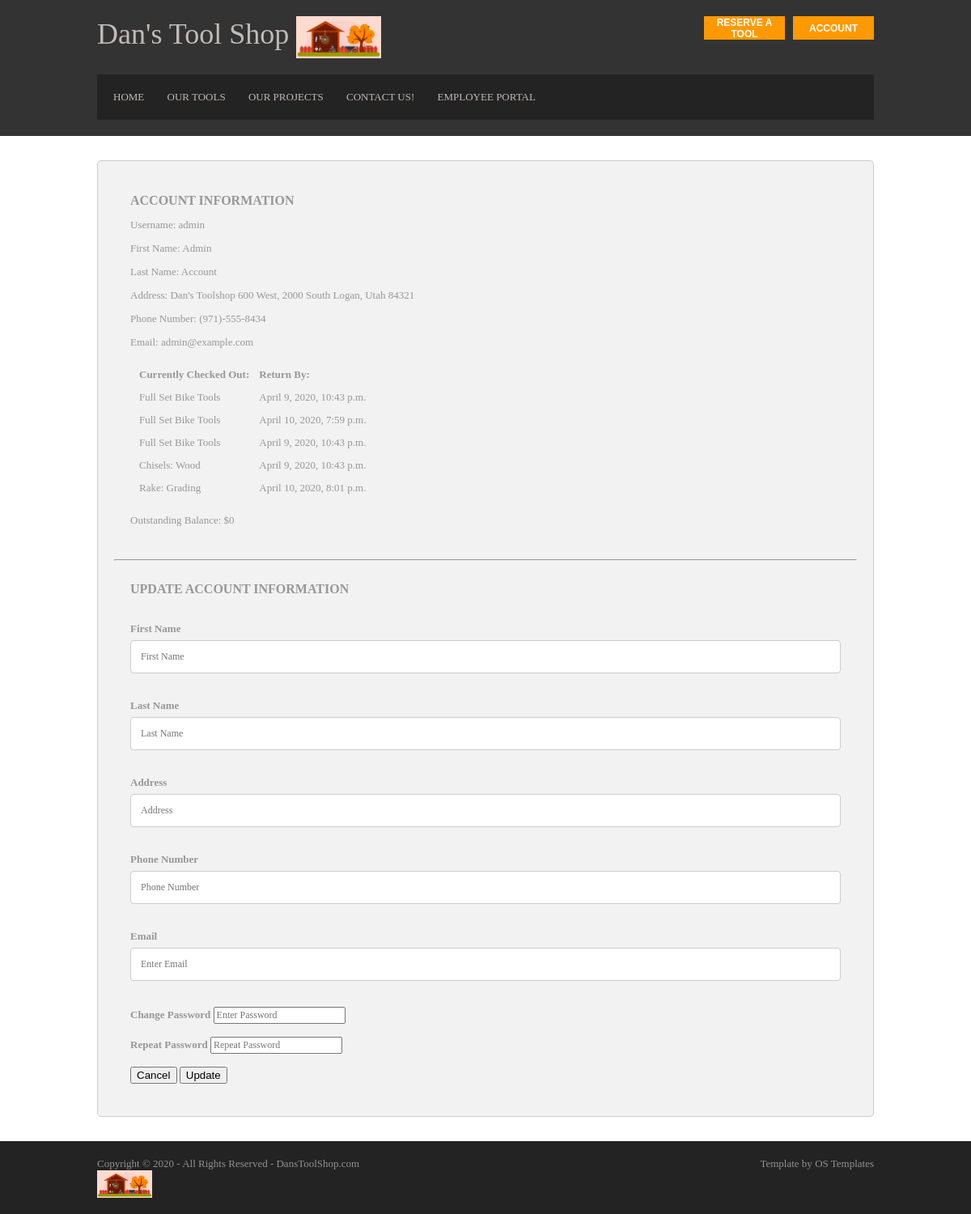
Page /Toolshop/account/ (signed in) on the committed database.
### Toolshop/models.py (models this page shows, shortened)
class CustomerInfo(models.Model):
    user = models.OneToOneField(User, on_delete=models.CASCADE)
    phone_num = models.CharField(max_length=25)
    address = models.TextField()
    this_period_paid = models.BooleanField(default=False)
    date_paid_until = models.DateTimeField(blank=True, null=True)
    num_currently_checked_out = models.PositiveIntegerField(default=0)
    current_outstanding_balance = models.PositiveIntegerField(blank=True, default=0)

class Tool(models.Model):
    name = models.CharField(max_length=100)
    category = models.CharField(max_length=100)
    times_checked_out = models.IntegerField()
    cost = models.IntegerField()
    condition = models.TextField(blank=True)  # Blank here means "Can be blank" sometimes.
    is_checked_out = models.BooleanField(default=False)
    date_checked_out = models.DateTimeField(blank=True, null=True)  # Blank\null here means "Can be blank" sometimes.
    who_checked_out = models.CharField(max_length=100, blank=True)  # Blank here means "Can be blank" sometimes.
    def get_due_date(self):
        if self.date_checked_out is None or self.date_checked_out == "":
            return False
        return self.date_checked_out + timedelta(days=7)

### Toolshop/views.py (the view)
# urls.py: path('account/', views.account_page, name='account'),
@login_required
def account_page(request):
    user = request.user
    tools_list = Tool.objects.filter(who_checked_out__contains=user.username)
    context = {
        'user': user,
        'tools_list': tools_list
    }
    return render(request, 'Toolshop/account.html', context)

### Toolshop/templates/Toolshop/account.html (shortened to what this page needs)
<!DOCTYPE html>
<html lang="en" dir="ltr">
<head>
  {% load static %}
  <link rel="stylesheet" href="{% static 'Toolshop/layout.css' %}">
</head>
<body>
<div class="wrapper row1">
  <header id="header" class="clear">
    <div id="hgroup">
      <h1><a href="{% url 'Toolshop:index' %}">Dan's Tool Shop
      <img src="{% static 'Toolshop/logo.jpg' %}" style="width:15%"></a></h1>
    </div>
      <fieldset>
        <div style="padding-right: 0px">
          <button class="menuButtons" style="height: 29.4px" "font:bold;"> <a href="{% url 'Toolshop:account' %}">Account</a> </button>
        </div>
        <div style="padding-right: 110px">
          <button class="menuButtons" style="height: 29.4px" "font:bold;"> <a href="{% url 'Toolshop:reserve' %}">Reserve a Tool</a> </button>
        </div>
      </fieldset>
    <nav>
      <ul>
        <li><a href="{% url 'Toolshop:index' %}">Home</a></li>
        <li><a href="{% url 'Toolshop:tools' %}">Our Tools</a></li>
        <li><a href="{% url 'Toolshop:projects' %}">Our Projects</a></li>
        <li><a href="{% url 'Toolshop:contact' %}">Contact Us!</a></li>
        <li><a href="{% url 'Toolshop:reports_main' %}">Employee Portal</a></li>
      </ul>
    </nav>
  </header>
</div>
<div class="wrapper row2">
  <div id="container">
    <div class="container" style="border:1px solid #ccc">
      <div class="container">
        <h1>Account Information</h1>
        <p> Username: {{user.username}}</p>
        <p> First Name: {{user.first_name}}</p>
        <p> Last Name: {{user.last_name}}</p>
        <p> Address: {{user.customerinfo.address}}</p>
        <p> Phone Number: {{user.customerinfo.phone_num}}</p>
        <p> Email: {{user.email}}</p>
        {% if tools_list %}
          <table cellspacing="10">
            <tr>
              <th>Currently Checked Out:</th>
              <th>Return By:</th>
            </tr>
              {% for tool in tools_list %}
            <tr>
              <td>{{tool.name}}</td>
              <td>{{tool.get_due_date}}</td>
            </tr>
              {% endfor %}
          </table>
		{% else %}
    		<p>No tools currently checked out.</p>
		{% endif %}
        <p>Outstanding Balance: ${{user.customerinfo.current_outstanding_balance}}</p>
      </div>
      <hr>
      <form action="{% url 'Toolshop:update'%}" method="post">
        <div class="container">
          <h1>Update Account Information</h1>
          <br>
          <br>
          <label for="firstName"><b>First Name</b></label>
          <input type="text" placeholder="First Name" name="firstName" required>
          <br>
          <br>
          <label for="lastName"><b>Last Name</b></label>
          <input type="text" placeholder="Last Name" name="lastName" required>
          <br>
          <br>
          <label for="address"><b>Address</b></label>
          <input type="text" placeholder="Address" name="address" required>
          <br>
          <br>
          <label for="phone"><b>Phone Number</b></label>
          <input type="text" placeholder="Phone Number" name="phone" required>
          <br>
          <br>
          <label for="email"><b>Email</b></label>
          <input type="email" placeholder="Enter Email" name="email" required>
          <br>
          <br>
          <label for="psw"><b>Change Password</b></label>
          <input type="password" placeholder="Enter Password" name="psw" required>
          <br>
          <br>
          <label for="psw-repeat"><b>Repeat Password</b></label>
          <input type="password" placeholder="Repeat Password" name="psw-repeat" required>
          <br>
          <br>
          <div class="clearfix">
            <button type="button" class="cancelbtn">Cancel</button>
            <button type="submit" class="signupbtn">Update</button>
          </div>
        </div>
      </form>
    </div>
  </div>
</div>
<div class="wrapper row3">
  <footer id="footer" class="clear">
    <p class="fl_left">Copyright &copy; 2020 - All Rights Reserved - <a href="#"> DansToolShop.com <br> <img src="{% static 'Toolshop/logo.jpg' %}" style="width:15%"> </a></p>
    <p class="fl_right">Template by <a target="_blank" href="https://www.os-templates.com/" title="Free Website Templates">OS Templates</a></p>
  </footer>
</div>
</body>
</html>

### Toolshop/static/Toolshop/layout.css (style rules this page uses)
html { overflow-y:scroll; }
body { margin:0; padding:0; font-size:13px; font-family:Georgia, "Times New Roman", Times, serif; color:#919191; background-color:#232323; }
.clear:after { content:"."; display:block; height:0; clear:both; visibility:hidden; line-height:0; }
.clear { display:block; clear:both; }
a { outline:none; text-decoration:none; }
.fl_left { float:left; }
.fl_right { float:right; }
img { margin:0; padding:0; border:none; line-height:normal; vertical-align:middle; }
address, article, aside, figcaption, figure, footer, header, nav, section { display:block; margin:0; padding:0; }
div.wrapper { display:block; width:100%; margin:0; padding:0; text-align:left; }
.row1, .row1 a { color:#C0BAB6; background-color:#333333; }
.row2 { color:#979797; background-color:#FFFFFF; }
.row3, .row3 a { color:#919191; background-color:#232323; }
#header, #container, #footer { display:block; width:960px; margin:0 auto; }
nav ul { margin:0; padding:0; list-style:none; }
h1, h2, h3, h4, h5, h6 { margin:0; padding:0; font-size:16px; font-weight:bold; font-style:normal; line-height:normal; text-transform:uppercase; }
form, fieldset, legend { margin:0; padding:0; border:none; }
input, textarea, select { font-size:12px; font-family:Georgia,"Times New Roman",Times,serif; }
#header { padding:20px 0; }
#header #hgroup { float:left; margin:0 0 20px 0; }
#header #hgroup h1, #header #hgroup h2 { font-weight:normal; text-transform:none; }
#header #hgroup h1 { font-size:36px; }
.menuButtons { display:block; float:right; width:100px; font-size:12px; font-weight:bold; text-transform:uppercase; color:#FFFFFF; background-color:#FF9900; border:none; cursor:pointer; }
.menuButtons a { color:#FFFFFF; background-color:#FF9900; }
#header nav { display:block; width:100%; margin:0; padding:20px 0; color:#C0BAB6; background-color:#232323; clear:both; }
#header nav ul { padding:0 20px; }
#header nav li { display:inline; margin-right:25px; text-transform:uppercase; }
#header nav li a { color:#C0BAB6; background-color:#232323; }
#container { padding:30px 0; }
* { box-sizing:border-box }
input[type=text], select, textarea { width: 100%; padding: 12px; border: 1px solid #ccc; border-radius: 4px; box-sizing: border-box; margin-top: 6px; margin-bottom: 16px; resize: vertical }
input[type=email], select, textarea { width: 100%; padding: 12px; border: 1px solid #ccc; border-radius: 4px; box-sizing: border-box; margin-top: 6px; margin-bottom: 16px; resize: vertical }
.container { border-radius: 5px; background-color: #f2f2f2; padding: 20px; }
#footer { padding:20px 0; }
#footer p { margin:0; padding:0; }

### rows in the picture
Tool: name "Full Set Bike Tools", get_due_date "April 9, 2020, 10:43 p.m."
Tool: name "Full Set Bike Tools", get_due_date "April 10, 2020, 7:59 p.m."
Tool: name "Full Set Bike Tools", get_due_date "April 9, 2020, 10:43 p.m."
Tool: name "Chisels: Wood", get_due_date "April 9, 2020, 10:43 p.m."
Tool: name "Rake: Grading", get_due_date "April 10, 2020, 8:01 p.m."

### other values in the picture
{{ user.username }} "admin"
{{ user.first_name }} "Admin"
{{ user.last_name }} "Account"
{{ user.customerinfo.address }} "Dan's Toolshop 600 West, 2000 South Logan, Utah 84321"
{{ user.customerinfo.phone_num }} "(971)-555-8434"
{{ user.email }} "admin@example.com"
{{ user.customerinfo.current_outstanding_balance }} "0"
